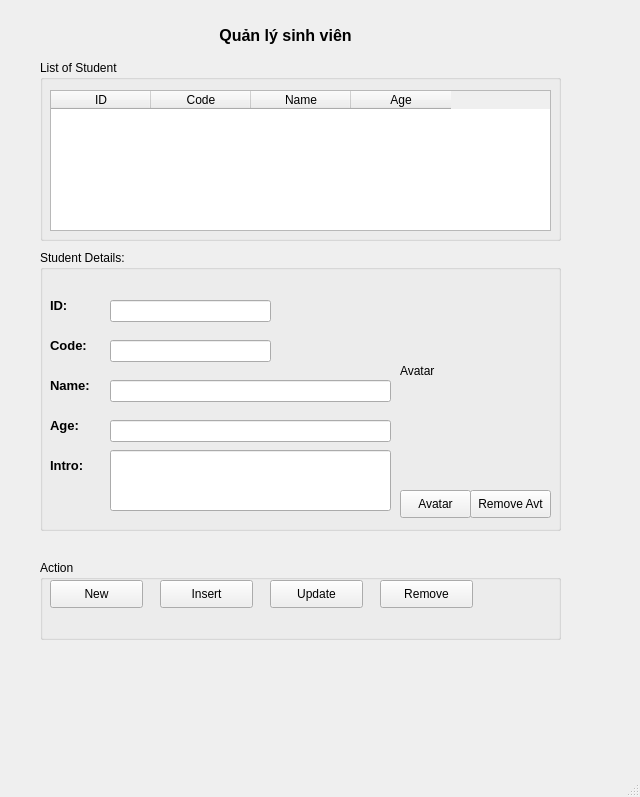
<?xml version="1.0" encoding="UTF-8"?>
<ui version="4.0">
 <class>MainWindow</class>
 <widget class="QMainWindow" name="MainWindow">
  <property name="geometry">
   <rect>
    <x>0</x>
    <y>0</y>
    <width>640</width>
    <height>797</height>
   </rect>
  </property>
  <property name="windowTitle">
   <string>MainWindow</string>
  </property>
  <widget class="QWidget" name="centralwidget">
   <widget class="QGroupBox" name="groupBox">
    <property name="geometry">
     <rect>
      <x>40</x>
      <y>560</y>
      <width>521</width>
      <height>80</height>
     </rect>
    </property>
    <property name="title">
     <string>Action</string>
    </property>
    <widget class="QPushButton" name="pushButtonNew">
     <property name="geometry">
      <rect>
       <x>10</x>
       <y>20</y>
       <width>93</width>
       <height>28</height>
      </rect>
     </property>
     <property name="text">
      <string>New</string>
     </property>
     <property name="icon">
      <iconset>
       <normaloff>img/ic_plus.png</normaloff>img/ic_plus.png</iconset>
     </property>
    </widget>
    <widget class="QPushButton" name="pushButtonInsert">
     <property name="geometry">
      <rect>
       <x>120</x>
       <y>20</y>
       <width>93</width>
       <height>28</height>
      </rect>
     </property>
     <property name="text">
      <string>Insert</string>
     </property>
     <property name="icon">
      <iconset>
       <normaloff>img/ic_insert.png</normaloff>img/ic_insert.png</iconset>
     </property>
    </widget>
    <widget class="QPushButton" name="pushButtonUpdate">
     <property name="geometry">
      <rect>
       <x>230</x>
       <y>20</y>
       <width>93</width>
       <height>28</height>
      </rect>
     </property>
     <property name="text">
      <string>Update</string>
     </property>
     <property name="icon">
      <iconset>
       <normaloff>img/ic_update.png</normaloff>img/ic_update.png</iconset>
     </property>
    </widget>
    <widget class="QPushButton" name="pushButtonDelete">
     <property name="geometry">
      <rect>
       <x>340</x>
       <y>20</y>
       <width>93</width>
       <height>28</height>
      </rect>
     </property>
     <property name="text">
      <string>Remove</string>
     </property>
     <property name="icon">
      <iconset>
       <normaloff>img/ic_delete.png</normaloff>img/ic_delete.png</iconset>
     </property>
    </widget>
   </widget>
   <widget class="QGroupBox" name="groupBox_2">
    <property name="geometry">
     <rect>
      <x>40</x>
      <y>250</y>
      <width>521</width>
      <height>281</height>
     </rect>
    </property>
    <property name="title">
     <string>Student Details:</string>
    </property>
    <widget class="QLabel" name="labelAvatar_2">
     <property name="geometry">
      <rect>
       <x>10</x>
       <y>40</y>
       <width>55</width>
       <height>31</height>
      </rect>
     </property>
     <property name="text">
      <string>&lt;html&gt;&lt;head/&gt;&lt;body&gt;&lt;p&gt;&lt;span style=&quot; font-size:10pt; font-weight:600;&quot;&gt;ID:&lt;/span&gt;&lt;/p&gt;&lt;/body&gt;&lt;/html&gt;</string>
     </property>
    </widget>
    <widget class="QLabel" name="labelAvatar_3">
     <property name="geometry">
      <rect>
       <x>10</x>
       <y>80</y>
       <width>55</width>
       <height>31</height>
      </rect>
     </property>
     <property name="text">
      <string>&lt;html&gt;&lt;head/&gt;&lt;body&gt;&lt;p&gt;&lt;span style=&quot; font-size:10pt; font-weight:600;&quot;&gt;Code:&lt;/span&gt;&lt;/p&gt;&lt;/body&gt;&lt;/html&gt;</string>
     </property>
    </widget>
    <widget class="QLabel" name="labelAvatar_4">
     <property name="geometry">
      <rect>
       <x>10</x>
       <y>160</y>
       <width>55</width>
       <height>31</height>
      </rect>
     </property>
     <property name="text">
      <string>&lt;html&gt;&lt;head/&gt;&lt;body&gt;&lt;p&gt;&lt;span style=&quot; font-size:10pt; font-weight:600;&quot;&gt;Age:&lt;/span&gt;&lt;/p&gt;&lt;/body&gt;&lt;/html&gt;</string>
     </property>
    </widget>
    <widget class="QLabel" name="labelAvatar_5">
     <property name="geometry">
      <rect>
       <x>10</x>
       <y>200</y>
       <width>55</width>
       <height>31</height>
      </rect>
     </property>
     <property name="text">
      <string>&lt;html&gt;&lt;head/&gt;&lt;body&gt;&lt;p&gt;&lt;span style=&quot; font-size:10pt; font-weight:600;&quot;&gt;Intro:&lt;/span&gt;&lt;/p&gt;&lt;/body&gt;&lt;/html&gt;</string>
     </property>
    </widget>
    <widget class="QLineEdit" name="lineEditId">
     <property name="geometry">
      <rect>
       <x>70</x>
       <y>50</y>
       <width>161</width>
       <height>22</height>
      </rect>
     </property>
    </widget>
    <widget class="QLineEdit" name="lineEditCode">
     <property name="geometry">
      <rect>
       <x>70</x>
       <y>90</y>
       <width>161</width>
       <height>22</height>
      </rect>
     </property>
    </widget>
    <widget class="QLineEdit" name="lineEditAge">
     <property name="geometry">
      <rect>
       <x>70</x>
       <y>170</y>
       <width>281</width>
       <height>22</height>
      </rect>
     </property>
    </widget>
    <widget class="QLineEdit" name="lineEditIntro">
     <property name="geometry">
      <rect>
       <x>70</x>
       <y>200</y>
       <width>281</width>
       <height>61</height>
      </rect>
     </property>
    </widget>
    <widget class="QLabel" name="labelAvatar_6">
     <property name="geometry">
      <rect>
       <x>10</x>
       <y>120</y>
       <width>55</width>
       <height>31</height>
      </rect>
     </property>
     <property name="text">
      <string>&lt;html&gt;&lt;head/&gt;&lt;body&gt;&lt;p&gt;&lt;span style=&quot; font-size:10pt; font-weight:600;&quot;&gt;Name:&lt;/span&gt;&lt;/p&gt;&lt;/body&gt;&lt;/html&gt;</string>
     </property>
    </widget>
    <widget class="QLineEdit" name="lineEditCode_2">
     <property name="geometry">
      <rect>
       <x>70</x>
       <y>130</y>
       <width>281</width>
       <height>22</height>
      </rect>
     </property>
    </widget>
    <widget class="QLabel" name="labelAvatar">
     <property name="geometry">
      <rect>
       <x>360</x>
       <y>50</y>
       <width>141</width>
       <height>141</height>
      </rect>
     </property>
     <property name="text">
      <string>Avatar</string>
     </property>
    </widget>
    <widget class="QPushButton" name="pushButtonAvatar">
     <property name="geometry">
      <rect>
       <x>360</x>
       <y>240</y>
       <width>71</width>
       <height>28</height>
      </rect>
     </property>
     <property name="text">
      <string>Avatar</string>
     </property>
     <property name="icon">
      <iconset>
       <normaloff>img/ic_update.png</normaloff>img/ic_update.png</iconset>
     </property>
    </widget>
    <widget class="QPushButton" name="pushButtonRemoveAvatar">
     <property name="geometry">
      <rect>
       <x>430</x>
       <y>240</y>
       <width>81</width>
       <height>28</height>
      </rect>
     </property>
     <property name="text">
      <string>Remove Avt</string>
     </property>
     <property name="icon">
      <iconset>
       <normaloff>img/ic_delete.png</normaloff>img/ic_delete.png</iconset>
     </property>
    </widget>
   </widget>
   <widget class="QGroupBox" name="groupBox_3">
    <property name="geometry">
     <rect>
      <x>40</x>
      <y>60</y>
      <width>521</width>
      <height>181</height>
     </rect>
    </property>
    <property name="title">
     <string>List of Student</string>
    </property>
    <widget class="QTableWidget" name="tableWidgetStudent">
     <property name="geometry">
      <rect>
       <x>10</x>
       <y>30</y>
       <width>501</width>
       <height>141</height>
      </rect>
     </property>
     <column>
      <property name="text">
       <string>ID</string>
      </property>
     </column>
     <column>
      <property name="text">
       <string>Code</string>
      </property>
     </column>
     <column>
      <property name="text">
       <string>Name</string>
      </property>
     </column>
     <column>
      <property name="text">
       <string>Age</string>
      </property>
     </column>
    </widget>
   </widget>
   <widget class="QLabel" name="label">
    <property name="geometry">
     <rect>
      <x>120</x>
      <y>20</y>
      <width>331</width>
      <height>31</height>
     </rect>
    </property>
    <property name="text">
     <string>&lt;html&gt;&lt;head/&gt;&lt;body&gt;&lt;p align=&quot;center&quot;&gt;&lt;span style=&quot; font-size:12pt; font-weight:600;&quot;&gt;Quản lý sinh viên&lt;/span&gt;&lt;/p&gt;&lt;/body&gt;&lt;/html&gt;</string>
    </property>
   </widget>
  </widget>
  <widget class="QMenuBar" name="menubar">
   <property name="geometry">
    <rect>
     <x>0</x>
     <y>0</y>
     <width>640</width>
     <height>26</height>
    </rect>
   </property>
  </widget>
  <widget class="QStatusBar" name="statusbar"/>
 </widget>
 <resources/>
 <connections/>
</ui>
